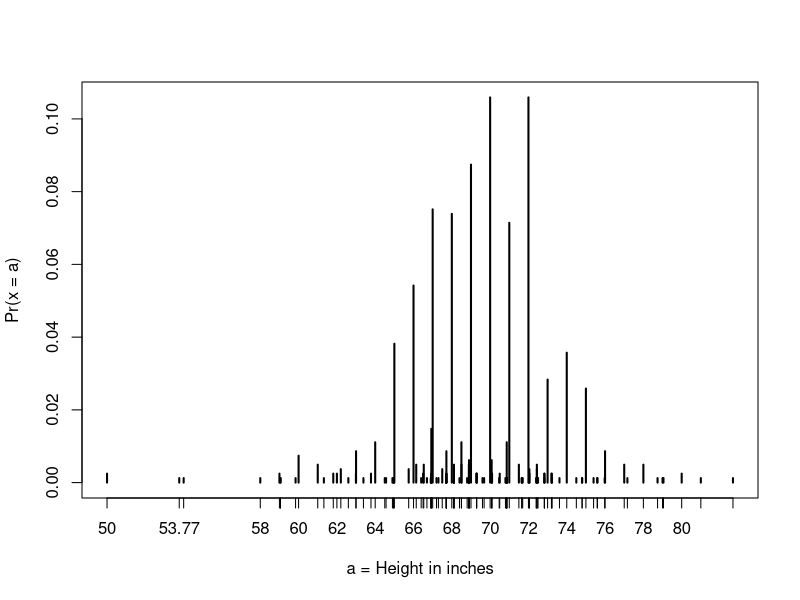
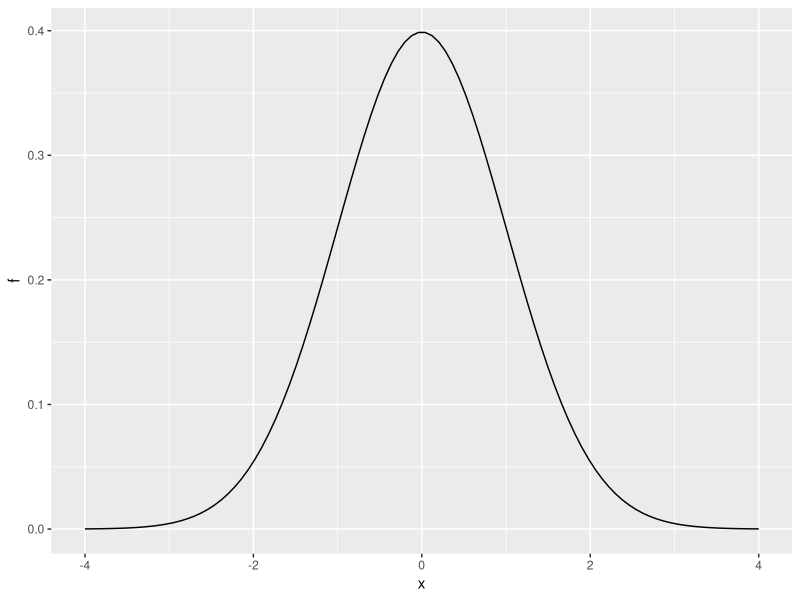
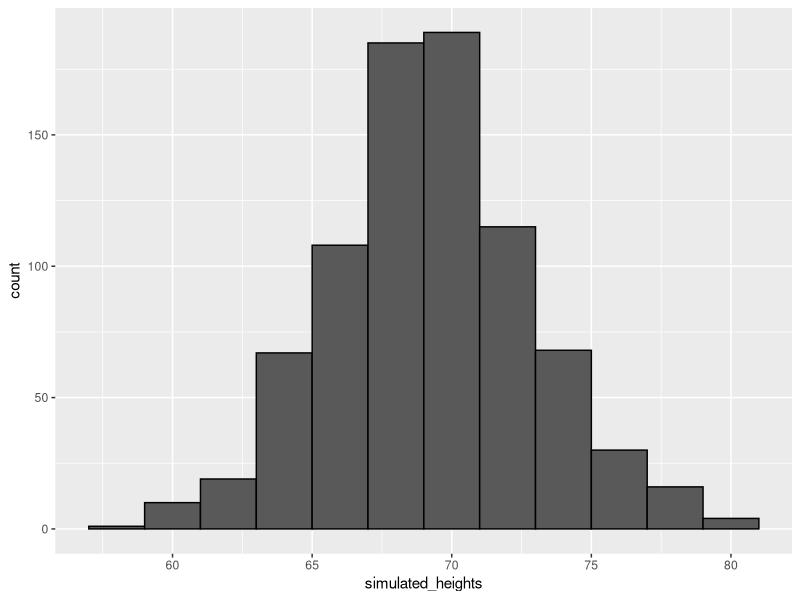
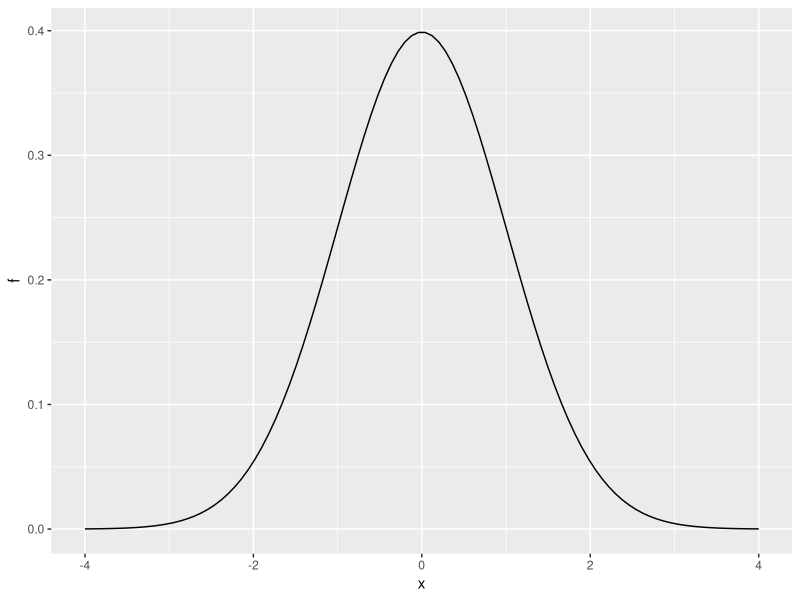

Reproduce these figures in R, in order. (Note: this script raises an error after producing the figures.)
# Probability 2.1
# Define x as male heights from the dslabs heights dataset:
library(tidyverse)
library(dslabs)
data(heights)
x <- heights %>% filter(sex=="Male") %>% pull(height)
# Given a vector x, we can define a function for computing the CDF of x using:
  
F <- function(a) mean(x <= a)
1 - F(70)    # probability of male taller than 70 inches

# Code: Using pnorm() to calculate probabilities
# Given male heights x:
# We can estimate the probability that a male is taller than 70.5 inches using:
  
  1 - pnorm(70.5, mean(x), sd(x))

# Code: Discretization and the normal approximation
# plot distribution of exact heights in data
plot(prop.table(table(x)), xlab = "a = Height in inches", ylab = "Pr(x = a)")

# probabilities in actual data over length 1 ranges containing an integer
mean(x <= 68.5) - mean(x <= 67.5)
mean(x <= 69.5) - mean(x <= 68.5)
mean(x <= 70.5) - mean(x <= 69.5)

# probabilities in normal approximation match well
pnorm(68.5, mean(x), sd(x)) - pnorm(67.5, mean(x), sd(x))
pnorm(69.5, mean(x), sd(x)) - pnorm(68.5, mean(x), sd(x))
pnorm(70.5, mean(x), sd(x)) - pnorm(69.5, mean(x), sd(x))

# probabilities in actual data over other ranges don't match normal approx as well
mean(x <= 70.9) - mean(x <= 70.1)
pnorm(70.9, mean(x), sd(x)) - pnorm(70.1, mean(x), sd(x))

# Plotting the Probability Density
x <- seq(-4, 4, length = 100)
data.frame(x, f = dnorm(x)) %>%
  ggplot(aes(x, f)) + geom_line()

# Code: Generating normally distributed random numbers
# define x as male heights from dslabs data
data(heights)
x <- heights %>% filter(sex=="Male") %>% pull(height)

# generate simulated height data using normal distribution - both datasets should have n observations
n <- length(x)
avg <- mean(x)
s <- sd(x)
simulated_heights <- rnorm(n, avg, s)

# plot distribution of simulated_heights
data.frame(simulated_heights = simulated_heights) %>%
  ggplot(aes(simulated_heights)) +
  geom_histogram(color="black", binwidth = 2)

# Code: Monte Carlo simulation of tallest person over 7 feet
B <- 10000
tallest <- replicate(B, {
  simulated_data <- rnorm(800, avg, s)    # generate 800 normally distributed random heights
  max(simulated_data)    # determine the tallest height
})
mean(tallest >= 7*12)    # proportion of times that tallest person exceeded 7 feet (84 inches)

# Code: Plotting the normal distribution with dnorm
# Use d to plot the density function of a continuous distribution. Here is the density function for the normal distribution (abbreviation norm()):
x <- seq(-4, 4, length.out = 100)
data.frame(x, f = dnorm(x)) %>%
  ggplot(aes(x,f)) + geom_line()
dnorm(z, mu, sigma)
